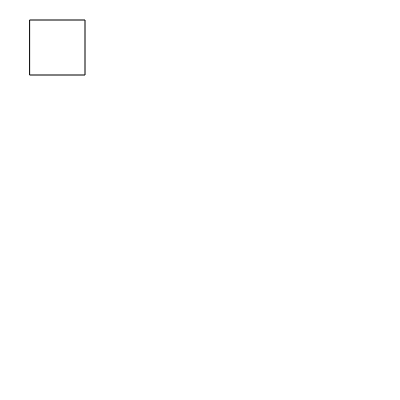
Frame 1 (no input)
Frame 60 (no input): identical to frame 1, image omitted
Frame 120 (the mouse pressed at the canvas centre since frame 60): identical to frame 1, image omitted

The p5.js sketch that drew this single still picture (run headless with seeded random() and noise() and a simulated clock; from frame 60 on, the mouse is pressed at the canvas centre):

// p5.js sketch
// ── sketch.js
function setup() {
  // put setup code here
  createCanvas(400, 400);
}

function draw() {
  // put drawing code here
  background(400);
  square(30, 20, 55);
}
